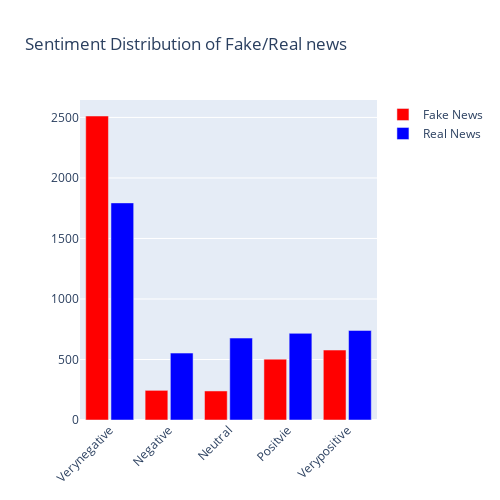

Here is the notebook cell this chart was saved with:
### Code cell
import plotly.graph_objects as go

sentiment = ['Verynegative', 'Negative', 'Neutral', 'Positvie', 'Verypositive']

fig1 = go.Figure()

fig1.add_trace(go.Bar(
    x=sentiment,
    y=[2512, 245, 240, 503, 578], #CI=0.7183

    name='Fake News',
    marker_color='red'
))
fig1.add_trace(go.Bar(
    x=sentiment,
    y=[1794, 553, 677, 716, 740], #CI=0.62

    name='Real News',
    marker_color='blue'
))

# Here we modify the tickangle of the xaxis, resulting in rotated labels.
fig1.update_layout(title='Sentiment Distribution of Fake/Real news', barmode='group', xaxis_tickangle=-45, bargap=0.15, bargroupgap=0.1, height=500, width=500)
fig1.show()

### Figure 1 — Plotly figure (JSON) as saved in the notebook; plotly's stock layout.template omitted (floating-point values rounded to 4 significant figures)
{"data": [{"marker": {"color": "red"}, "name": "Fake News", "type": "bar", "x": ["Verynegative", "Negative", "Neutral", "Positvie", "Verypositive"], "y": [2512, 245, 240, 503, 578]}, {"marker": {"color": "blue"}, "name": "Real News", "type": "bar", "x": ["Verynegative", "Negative", "Neutral", "Positvie", "Verypositive"], "y": [1794, 553, 677, 716, 740]}], "layout": {"bargap": 0.15, "bargroupgap": 0.1, "barmode": "group", "height": 500, "title": {"text": "Sentiment Distribution of Fake/Real news"}, "width": 500, "xaxis": {"tickangle": -45}}}
